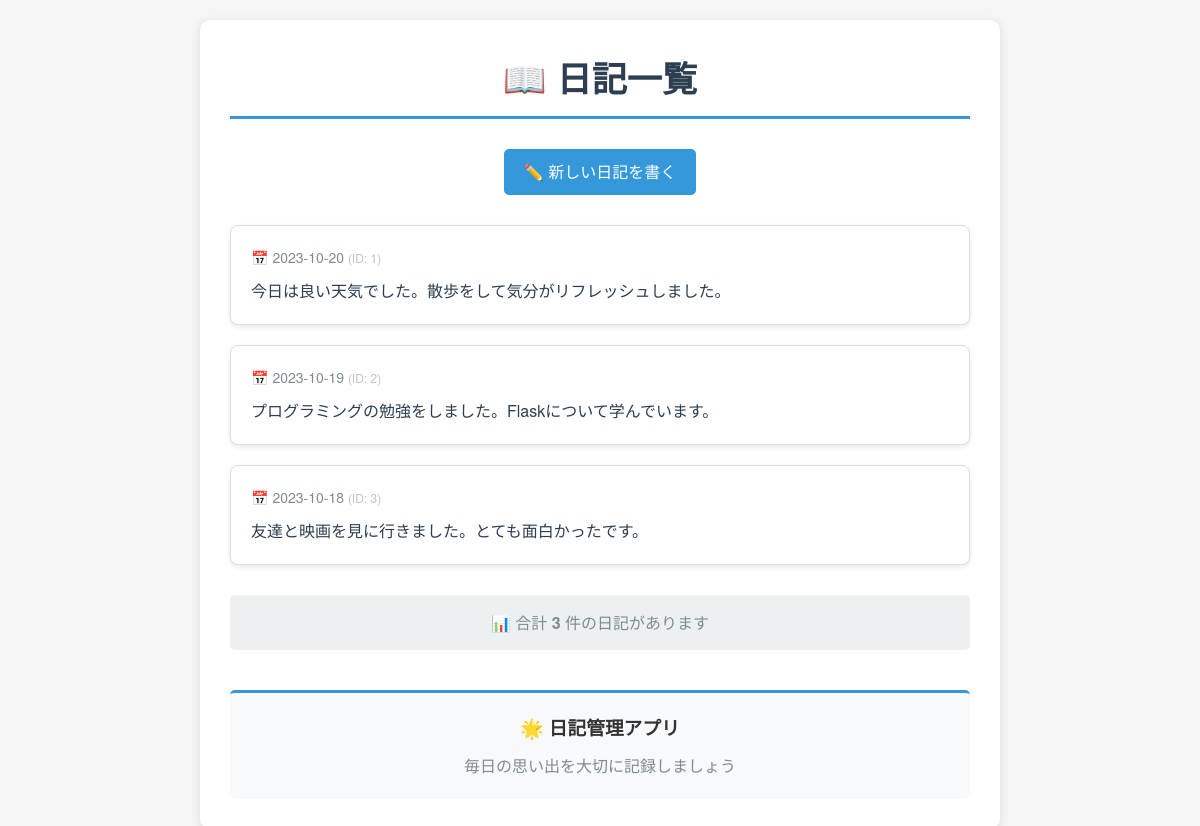
Before: / with the older database file.
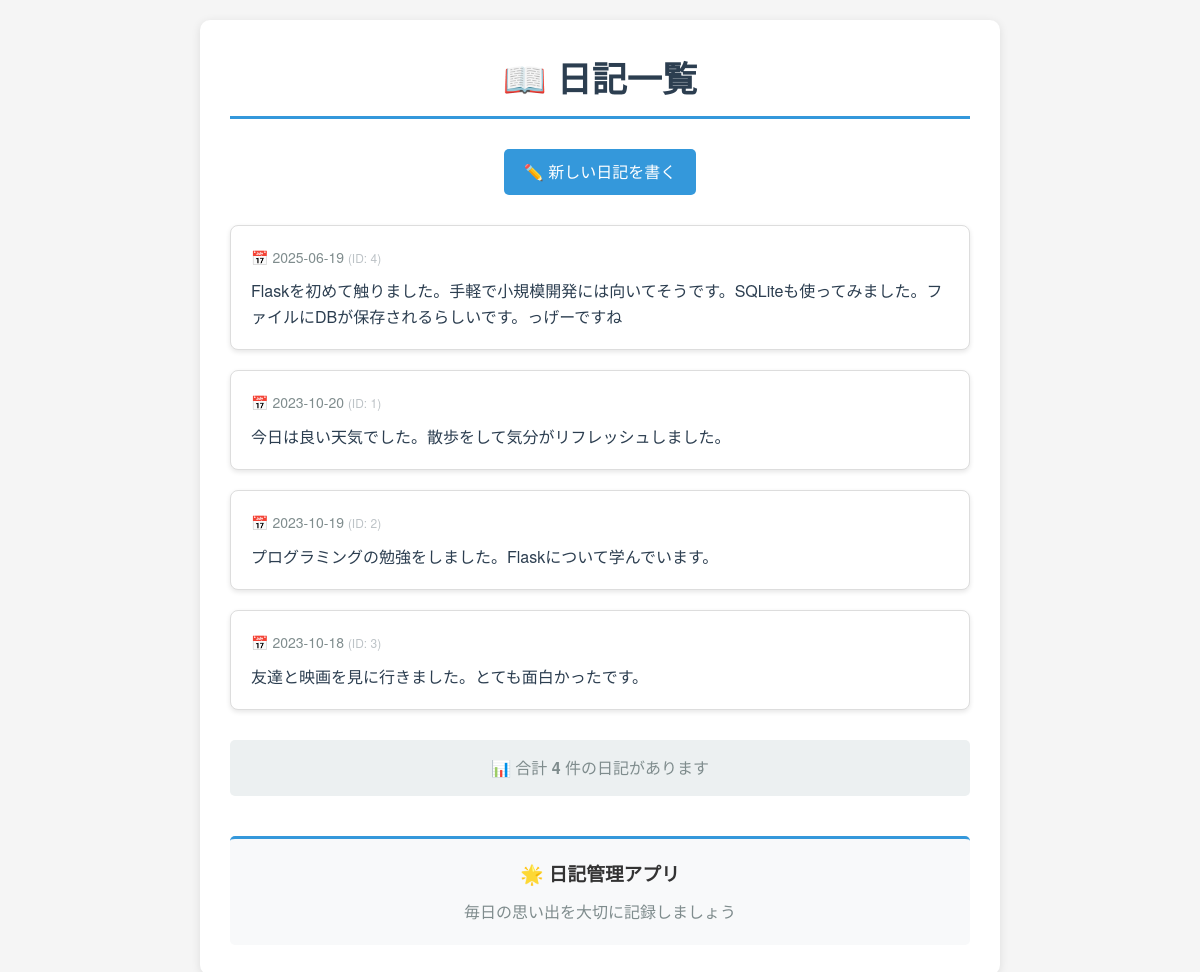
After: the same page with the newer database file.
### tables this page shows
CREATE TABLE diaries (
            id INTEGER PRIMARY KEY AUTOINCREMENT,
            date TEXT NOT NULL,
            content TEXT NOT NULL,
            created_at TEXT DEFAULT CURRENT_TIMESTAMP
        );

### app.py (the view)
@app.route('/')
def index():
    try:
        conn = get_db_connection()
        diaries = conn.execute(
            'SELECT * FROM diaries ORDER BY date DESC, id DESC'
        ).fetchall()
        conn.close()
        return render_template('index.html', diaries=diaries)
    except Exception as e:
        logger.error(f'データ取得エラー: {str(e)}')
        flash(f'データの取得中にエラーが発生しました: {str(e)}', 'error')
        return render_template('index.html', diaries=[])

### app.py (called while the page is built)
def get_db_connection():
    if not os.path.exists('diary.db'):
        raise FileNotFoundError('データベースファイルが見つかりません。')
    conn = sqlite3.connect('diary.db')
    conn.row_factory = sqlite3.Row
    return conn

### templates/index.html (shortened to what this page needs)
<!DOCTYPE html>
<html lang="ja">
<head>
    <link rel="stylesheet" href="{{ url_for('static', filename='style.css') }}">
</head>
<body>
    <div class="container">
        <h1>📖 日記一覧</h1>
        <div class="nav">
            <a href="{{ url_for('post') }}">✏️ 新しい日記を書く</a>
        </div>
        {% if diaries %}
            <div class="diary-list">
                {% for diary in diaries %}
                    <div class="diary-card">
                        <div class="diary-date">
                            📅 {{ diary.date }}
                            <span style="color: #bdc3c7; font-size: 12px;">
                                (ID: {{ diary.id }})
                            </span>
                        </div>
                        <div class="diary-content">
                            {{ diary.content | replace('\n', '<br>') | safe }}
                        </div>
                    </div>
                {% endfor %}
            </div>
            <div style="margin-top: 30px; padding: 15px; background-color: #ecf0f1; border-radius: 5px; text-align: center;">
                <p style="color: #7f8c8d;">
                    📊 合計 <strong>{{ diaries|length }}</strong> 件の日記があります
                </p>
            </div>
        {% endif %}
        <div style="margin-top: 40px; padding: 20px; background-color: #f8f9fa; border-radius: 5px; text-align: center; border-top: 3px solid #3498db;">
            <h3>🌟 日記管理アプリ</h3>
            <p style="color: #7f8c8d; margin-top: 10px;">
                毎日の思い出を大切に記録しましょう
            </p>
        </div>
    </div>
</body>
</html>

### static/style.css (style rules this page uses)
* { margin: 0; padding: 0; box-sizing: border-box; }
body { font-family: 'Helvetica Neue', Arial, 'Hiragino Kaku Gothic ProN', 'Hiragino Sans', Meiryo, sans-serif; line-height: 1.6; color: #333; background-color: #f5f5f5; padding: 20px; }
.container { max-width: 800px; margin: 0 auto; background-color: white; padding: 30px; border-radius: 10px; box-shadow: 0 2px 10px rgba(0, 0, 0, 0.1); }
h1 { color: #2c3e50; text-align: center; margin-bottom: 30px; font-size: 2.2em; border-bottom: 3px solid #3498db; padding-bottom: 10px; }
.nav { text-align: center; margin-bottom: 30px; }
.nav a { display: inline-block; padding: 10px 20px; margin: 0 10px; background-color: #3498db; color: white; text-decoration: none; border-radius: 5px; transition: background-color 0.3s; }
.diary-card { background-color: #fff; border: 1px solid #ddd; border-radius: 8px; padding: 20px; margin-bottom: 20px; box-shadow: 0 2px 5px rgba(0, 0, 0, 0.1); transition: transform 0.2s, box-shadow 0.2s; }
.diary-date { color: #7f8c8d; font-size: 14px; margin-bottom: 10px; }
.diary-content { color: #2c3e50; line-height: 1.6; }

Changed rows visible on the page:
added diaries: date "2025-06-19", id "4", content "Flaskを初めて触りました。手軽で小規模開発には向いてそうです。SQLiteも使ってみました。ファイルにDBが保存されるらしいです。っげーですね"
Other visible differences:
{{ diaries|length }}: "3" → "4"
